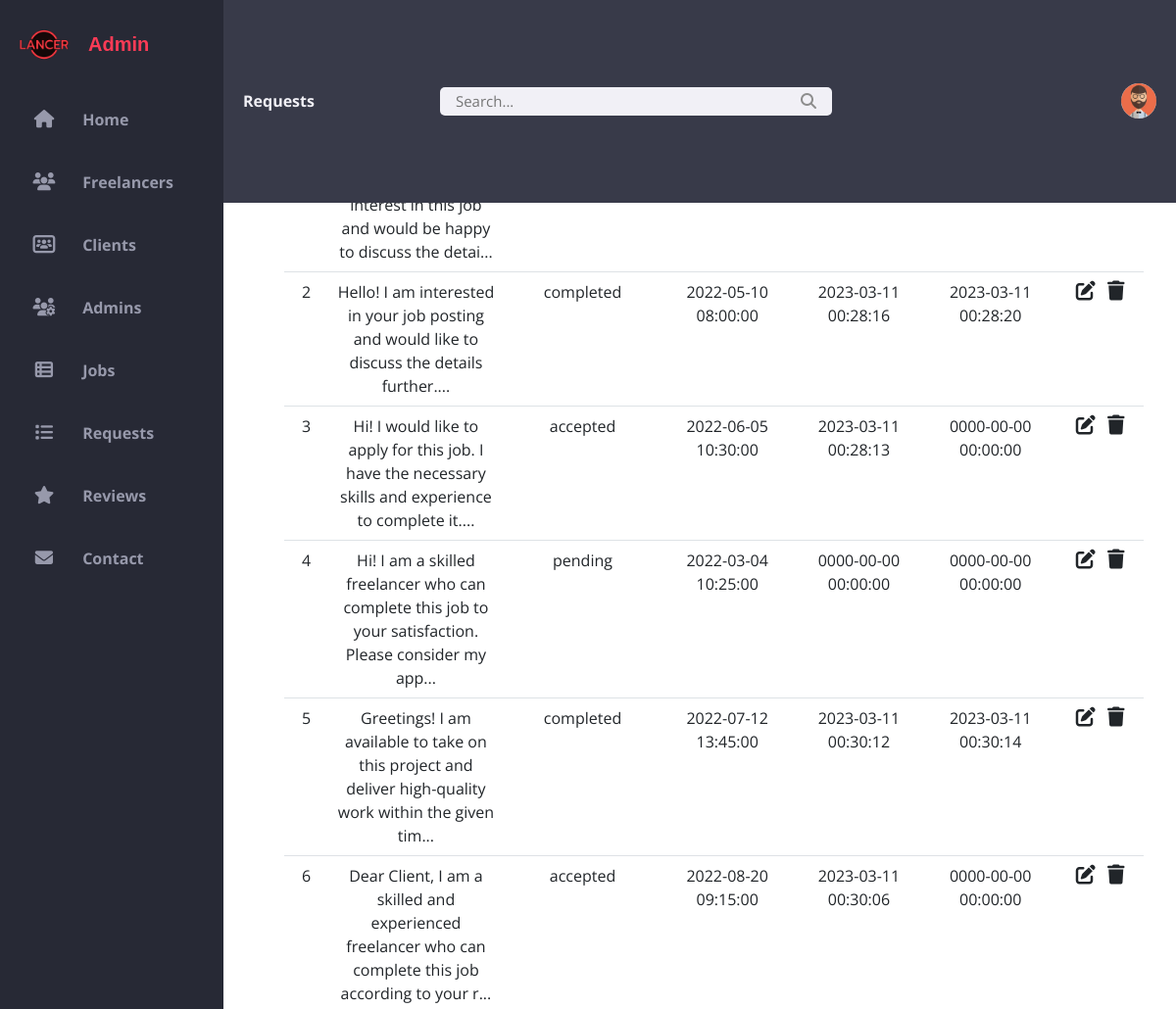
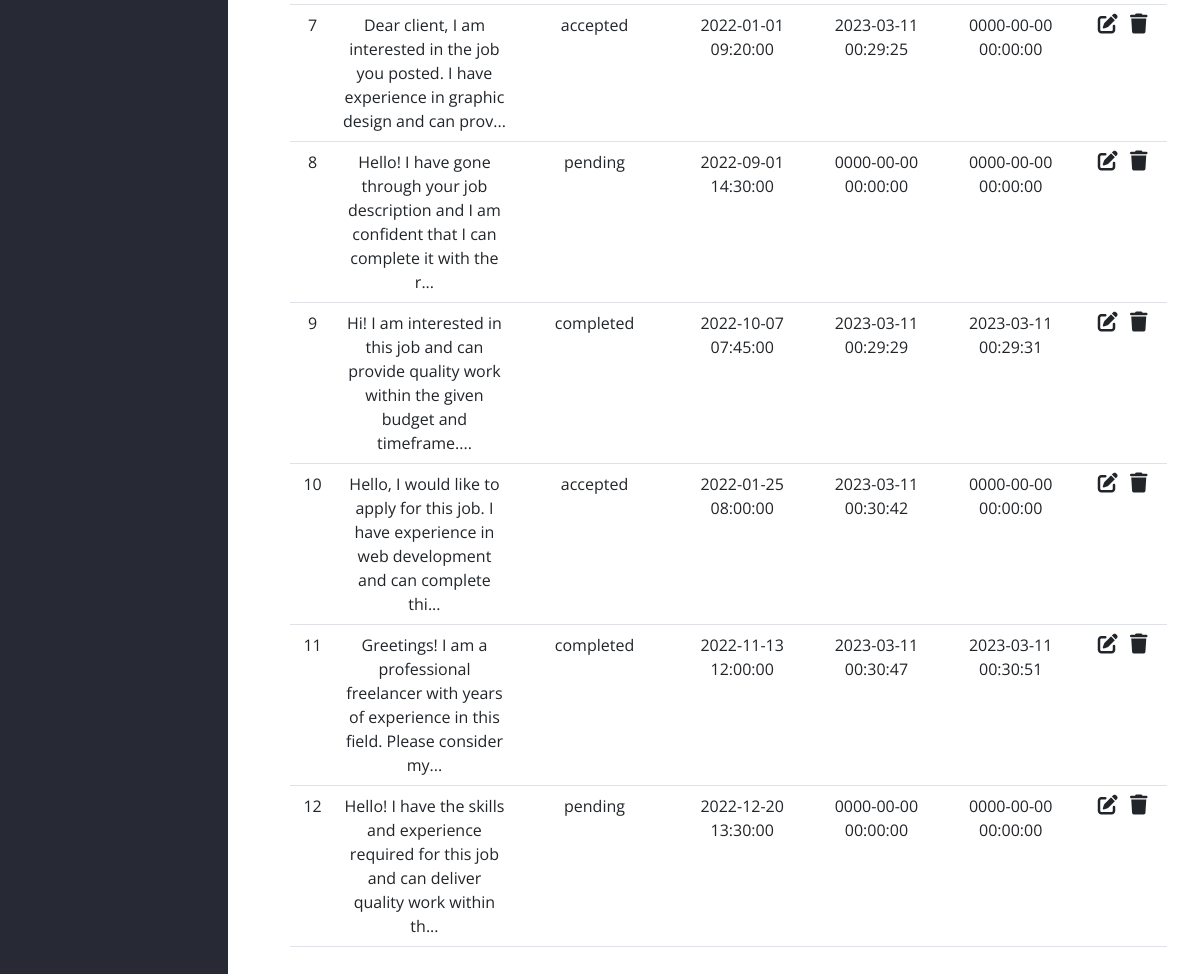
/admin/requests.php, run on the app's committed database (2 pictures, top to bottom).
### tables this page shows
CREATE TABLE `suivi_job` (
  `id_request` int(11) NOT NULL,
  `id_job` int(11) NOT NULL,
  `id_client` int(11) NOT NULL,
  `id_freelancer` int(11) NOT NULL,
  `message_job` varchar(255) NOT NULL,
  `status` enum('pending','accepted','rejected','completed') NOT NULL DEFAULT 'pending',
  `time_sent` timestamp NOT NULL DEFAULT current_timestamp(),
  `time_accepted` datetime NOT NULL,
  `time_completed` datetime NOT NULL
);

### admin/requests.php (the view, shortened to what this page needs)
<?php
    @include '../login/config.php';
    $id_admin = $_SESSION['admin_id'];
    $sql="SELECT * FROM admin WHERE id_admin = '$id_admin'  ";
    $req = mysqli_query($conn , $sql) ;
    $num_ligne = mysqli_fetch_assoc($req);
?>
<!DOCTYPE html>
<html lang="en">
  <head>
    <link rel="stylesheet" href="CSS/style.css" />
    <link rel="stylesheet" href="https://cdnjs.cloudflare.com/ajax/libs/font-awesome/6.1.2/css/all.min.css">
    <link href="https://cdn.jsdelivr.net/npm/bootstrap@5.3.0-alpha1/dist/css/bootstrap.min.css" rel="stylesheet">
</head>
<body>
    <div class="grid-container">
        <section>
            <nav>
                <a href="requests.php" class="name_page">Requests</a>
                <form action="#" method="get">
                    <div class="form-group">
                        <input type="text" name="search_box" placeholder="Search..." autocomplete="off">
                        <button type="submit" class="fa-solid fa-magnifying-glass icon" style="border: none; background: transparent;"></button>
                    </div>
                </form>
                <div class="profile">
                    <?php
                            if($num_ligne['statut']==0)  {
                                echo '<img class="profile-pic" src="photoadmin/default.jpg">' ;
                            }
                            else{
                                $ex=$num_ligne['exentation'];
                                $namf=$id_admin.'.'.$ex;
                                echo ' <img class="profile-pic" src="photoadmin/'.$namf.'">';
                            }
                    ?>
                </div>
            </nav>
        </section>
        <aside id="sidebar">
            <div class="sidebar-title">
                <div class="sidebar-brand">
                    <img src="img/logo.png" class="logo-title">
                    <span class="material-icons-outlined">Admin</span>
                </div>
            </div>
            <ul class="sidebar-list">
                <li>
                    <a href="home.php">
                        <i class="fa-solid fa-house"></i>
                        <span class="material-icons-outlined">Home</span>
                    </a>
                </li>
                <li>
                    <a href="freelancers.php">
                        <i class="fas fa-users"></i>
                        <span class="material-icons-outlined">Freelancers</span>
                    </a>
                </li>
                <li>
                    <a href="clients.php">
                        <i class="fas fa-light fa-users-rectangle"></i>
                        <span class="material-icons-outlined">Clients</span>
                    </a>
                </li>
                <li>
                    <a href="admins.php">
                        <i class="fa-solid fa-users-gear"></i>
                        <span class="material-icons-outlined">Admins</span>
                    </a>
                </li>
                <li>
                    <a href="jobs.php">
                        <i class="fa-solid fa-table-list"></i>
                        <span class="material-icons-outlined">Jobs</span>
                    </a>
                </li>
                <li>
                    <a href="requests.php">
                        <i class="fa-solid fa-list"></i>
                        <span class="material-icons-outlined">Requests</span>
                    </a>
                </li>
                <li>
                    <a href="reviews.php">
                        <i class="fa-solid fa-star"></i>
                        <span class="material-icons-outlined">Reviews</span>
                    </a>
                </li>
                <li>
                    <a href="contact-us.php">
                        <i class="fas fa-envelope"></i>
                        <span class="material-icons-outlined">Contact</span>
                    </a>
                </li>
            </ul>
        </aside>
        <section>
            <table class="table table-hover text-center" style="margin-left: 15px; width: 310%; table-layout: fixed;">
                <colgroup>
                    <col style="width: 5%">
                    <col style="width: 20%">
                    <col style="width: 18%">
                    <col style="width: 15%">
                    <col style="width: 15%">
                    <col style="width: 15%">
                    <col style="width: 10%">
                </colgroup>
                <thead style="background-color: #dadfe4;">
                    <tr>
                        <th scope="col">id</th>
                        <th scope="col">Message</th>
                        <th scope="col">Status</th>
                        <th scope="col">Time sent</th>
                        <th scope="col">Time accepted</th>
                        <th scope="col">Time completed</th>
                        <th scope="col">Action</th>
                    </tr>
                </thead>
                <tbody>
                    <?php
                        if(isset($_GET['search_box'])) {
                            $search_query = mysqli_real_escape_string($conn, $_GET['search_box']);
                            $sql1 = "SELECT * FROM suivi_job WHERE  id_request LIKE '%$search_query%'";
                        } else {
                            $sql1 = "SELECT * FROM suivi_job";
                        }
                        $result1 = mysqli_query($conn, $sql1);
                        while($row = mysqli_fetch_assoc($result1)){
                            ?>
                                <tr>
                                    <td><?php echo $row['id_request'] ?></td>
                                    <td><?php echo substr($row['message_job'], 0, 100) . '...' ?></td>
                                    <td><?php echo $row['status'] ?></td>
                                    <td><?php echo $row['time_sent'] ?></td>
                                    <td><?php echo $row['time_accepted'] ?></td>
                                    <td><?php echo $row['time_completed'] ?></td>
                                    <td>
                                        <a href="edit-request.php?idad=<?php echo $row['id_request']; ?>" class="link-dark"><i class="fa-solid fa-pen-to-square fs-5 me-2"></i></a>
                                        <a href="?delete_id=<?php echo $row['id_request']; ?>" class="link-dark"><i class="fa-solid fa-trash fs-5"></i></a>
                                    </td>
                                </tr>
                            <?php
                        }
                    ?>
                </tbody>
            </table>
        </section>
    </div>
</body>
</html>

### admin/CSS/style.css (style rules this page uses)
* { font-family: 'Open Sans', sans-serif; margin: 0; padding: 0; box-sizing: border-box; }
:root { --grey: #F1F0F6; --dark-grey: #8D8D8D; --light: #fff; --dark: #000; --green: #81D43A; --light-green: #E3FFCB; --blue: #1775F1; --light-blue: #D0E4FF; --dark-blue: #0C5FCD; --red: #FC3B56; --primary-color: #272935; }
body { margin: 0; padding: 0; box-sizing: border-box; background-color: white; color: #666666; font-family: "Montserrat", sans-serif; overflow-x: hidden; }
a { text-decoration: none; }
li { list-style: none; }
section { padding: 4.7rem; margin: 1px -60px; max-width: 1200px; }
.grid-container { width: 100%; display: grid; grid-template-columns: 260px 1fr 1fr 1fr; grid-template-rows: 0.2fr 3fr; grid-template-areas: "sidebar header header header" "sidebar main main main"; height: 100vh; }
nav { background: #383a49; height: 10%; width: 81%; padding: 0 20px; display: flex; align-items: center; grid-gap: 28px; position: fixed; top: 0; right: 0; z-index: 999; justify-content: space-between; }
nav .name_page { text-decoration: none; font-weight: bolder; margin-right: 100px; color: var(--grey); }
nav form { max-width: 400px; width: 100%; margin-right: auto; }
nav .form-group { position: relative; }
nav .form-group input { width: 100%; background: var(--grey); border-radius: 5px; border: none; outline: none; padding: 3px 36px 3px 16px; transition: all .3s ease; font-size: 15px; }
nav .form-group .icon { position: absolute; top: 50%; transform: translateY(-50%); right: 16px; color: var(--dark-grey); cursor: pointer; }
nav .profile { position: relative; margin-left: auto; }
nav .profile img { width: 36px; height: 36px; border-radius: 50%; object-fit: cover; cursor: pointer; }
#sidebar { grid-area: sidebar; height: 100%; width: 19%; background-color: #272935; color: #9799ab; overflow-y: auto; transition: all 0.5s; -webkit-transition: all 0.5s; position: fixed; }
.sidebar-title { display: flex; justify-content: space-between; align-items: center; padding: 20px; margin-bottom: 25px; }
.sidebar-brand img { height: 50px; margin-right: 10px; }
.sidebar-brand span { margin-left: 10px; font-weight: bold; font-family: 'Franklin Gothic Medium', 'Arial Narrow', Arial, sans-serif; color: var(--red); font-size: 20px; }
.sidebar-brand { display: flex; align-items: center; font-size: 20px; font-weight: 700; }
.sidebar-list { padding: 0; margin-top: -25px; list-style-type: none; }
.sidebar-list li { padding: 20px 20px 20px 20px; }
.sidebar-list li a { text-decoration: none; color: #9799ab; display: block; }
.sidebar-list li a i { position: relative; width: 50px; font-size: 18.3px; text-align: center; }
.sidebar-list li a span { color: #9799ab; position: relative; margin-left: 10px; font-weight: bold; }

### data on the page
suivi_job: id_request "2", message_job "Hello! I am interested in your job posting and would like to discuss the details further.", status "completed", time_sent "2022-05-10 08:00:00", time_accepted "2023-03-11 00:28:16", time_completed "2023-03-11 00:28:20"
suivi_job: id_request "3", message_job "Hi! I would like to apply for this job. I have the necessary skills and experience to complete it.", status "accepted", time_sent "2022-06-05 10:30:00", time_accepted "2023-03-11 00:28:13", time_completed "0000-00-00 00:00:00"
suivi_job: id_request "4", message_job "Hi! I am a skilled freelancer who can complete this job to your satisfaction. Please consider my app", status "pending", time_sent "2022-03-04 10:25:00", time_accepted "0000-00-00 00:00:00", time_completed "0000-00-00 00:00:00"
suivi_job: id_request "5", message_job "Greetings! I am available to take on this project and deliver high-quality work within the given tim", status "completed", time_sent "2022-07-12 13:45:00", time_accepted "2023-03-11 00:30:12", time_completed "2023-03-11 00:30:14"
suivi_job: id_request "6", message_job "Dear Client, I am a skilled and experienced freelancer who can complete this job according to your r", status "accepted", time_sent "2022-08-20 09:15:00", time_accepted "2023-03-11 00:30:06", time_completed "0000-00-00 00:00:00"
suivi_job: id_request "7", message_job "Dear client, I am interested in the job you posted. I have experience in graphic design and can prov", status "accepted", time_sent "2022-01-01 09:20:00", time_accepted "2023-03-11 00:29:25", time_completed "0000-00-00 00:00:00"
suivi_job: id_request "8", message_job "Hello! I have gone through your job description and I am confident that I can complete it with the r", status "pending", time_sent "2022-09-01 14:30:00", time_accepted "0000-00-00 00:00:00", time_completed "0000-00-00 00:00:00"
suivi_job: id_request "9", message_job "Hi! I am interested in this job and can provide quality work within the given budget and timeframe.", status "completed", time_sent "2022-10-07 07:45:00", time_accepted "2023-03-11 00:29:29", time_completed "2023-03-11 00:29:31"
suivi_job: id_request "10", message_job "Hello, I would like to apply for this job. I have experience in web development and can complete thi", status "accepted", time_sent "2022-01-25 08:00:00", time_accepted "2023-03-11 00:30:42", time_completed "0000-00-00 00:00:00"
suivi_job: id_request "11", message_job "Greetings! I am a professional freelancer with years of experience in this field. Please consider my", status "completed", time_sent "2022-11-13 12:00:00", time_accepted "2023-03-11 00:30:47", time_completed "2023-03-11 00:30:51"
suivi_job: id_request "12", message_job "Hello! I have the skills and experience required for this job and can deliver quality work within th", status "pending", time_sent "2022-12-20 13:30:00", time_accepted "0000-00-00 00:00:00", time_completed "0000-00-00 00:00:00"
